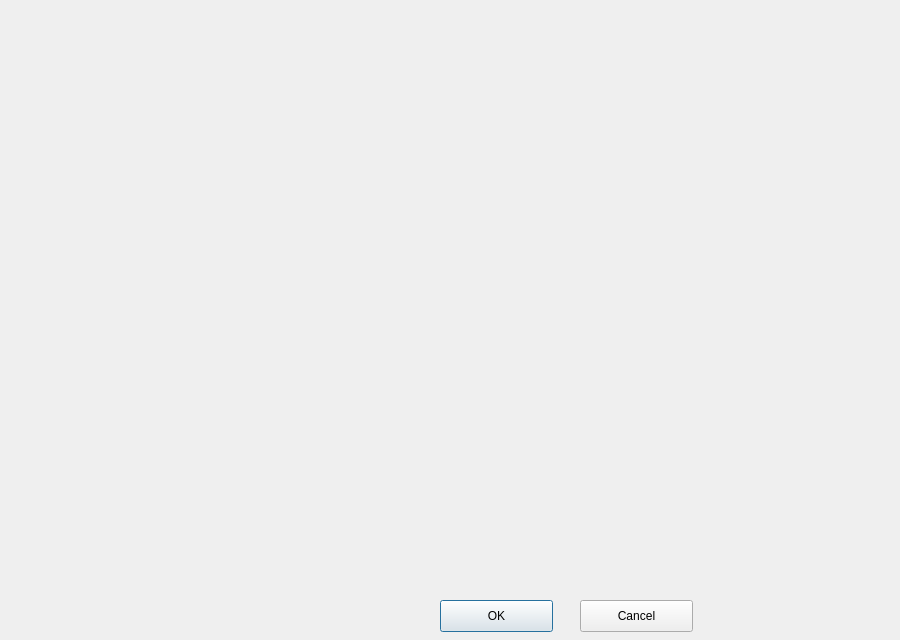
<?xml version="1.0" encoding="UTF-8"?>
<ui version="4.0">
 <class>XMLDialog</class>
 <widget class="QDialog" name="XMLDialog">
  <property name="geometry">
   <rect>
    <x>0</x>
    <y>0</y>
    <width>900</width>
    <height>640</height>
   </rect>
  </property>
  <property name="minimumSize">
   <size>
    <width>900</width>
    <height>640</height>
   </size>
  </property>
  <property name="maximumSize">
   <size>
    <width>900</width>
    <height>640</height>
   </size>
  </property>
  <property name="windowTitle">
   <string>XML Editor</string>
  </property>
  <property name="modal">
   <bool>true</bool>
  </property>
  <widget class="apoXmlTreeView" name="xmlTree" native="true">
   <property name="geometry">
    <rect>
     <x>10</x>
     <y>0</y>
     <width>351</width>
     <height>611</height>
    </rect>
   </property>
   <property name="contextMenuPolicy">
    <enum>Qt::CustomContextMenu</enum>
   </property>
   <property name="tabKeyNavigation" stdset="0">
    <bool>false</bool>
   </property>
   <property name="dragEnabled" stdset="0">
    <bool>true</bool>
   </property>
  </widget>
  <widget class="QPushButton" name="ButtonOK">
   <property name="geometry">
    <rect>
     <x>440</x>
     <y>600</y>
     <width>113</width>
     <height>32</height>
    </rect>
   </property>
   <property name="text">
    <string>OK</string>
   </property>
  </widget>
  <widget class="QPushButton" name="ButtonCancel">
   <property name="geometry">
    <rect>
     <x>580</x>
     <y>600</y>
     <width>113</width>
     <height>32</height>
    </rect>
   </property>
   <property name="text">
    <string>Cancel</string>
   </property>
  </widget>
  <widget class="apoUiCommonXmlView" name="xmlTable" native="true">
   <property name="geometry">
    <rect>
     <x>370</x>
     <y>0</y>
     <width>521</width>
     <height>591</height>
    </rect>
   </property>
  </widget>
 </widget>
 <customwidgets>
  <customwidget>
   <class>apoXmlTreeView</class>
   <extends>QWidget</extends>
   <header>apoXmlTreeView.h</header>
   <container>1</container>
  </customwidget>
  <customwidget>
   <class>apoUiCommonXmlView</class>
   <extends>QWidget</extends>
   <header>apoUiDetailView.h</header>
   <container>1</container>
  </customwidget>
 </customwidgets>
 <resources/>
 <connections/>
</ui>
